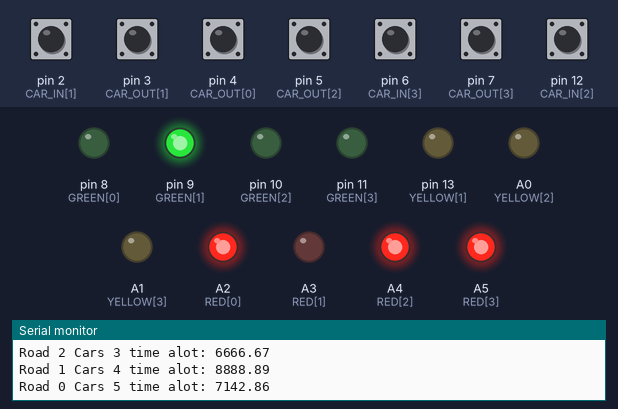
This sketch was run on a simulated Arduino Uno, built with avr-gcc and run on an emulated ATmega328P. Shown: output pins drawn as LEDs (lit = HIGH), the last lines printed to the serial monitor. The test bench sets the inputs (shaded band); at power-on: pin 2 (CAR_IN[1]), pin 3 (CAR_OUT[1]), pin 4 (CAR_OUT[0]), pin 5 (CAR_OUT[2]), pin 6 (CAR_IN[3]), pin 7 (CAR_OUT[3]), pin 12 (CAR_IN[2]) HIGH. Pins used as bus, display or sensor lines are not drawn.

Above: at 4.0 s.
4.1 s: pin 2 (CAR_IN[1]) pulsed LOW 2 times (0.12 s each, 0.3 s apart)
At 10.4 s:
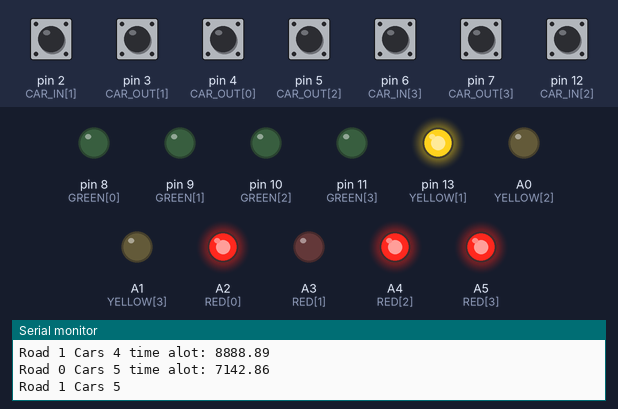
At 13.1 s:
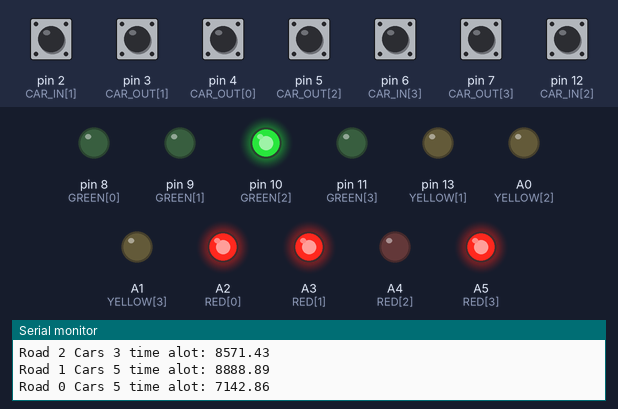
Timing chart, 0 to 22.4 s (numbered marks = the images above; inputs shaded):
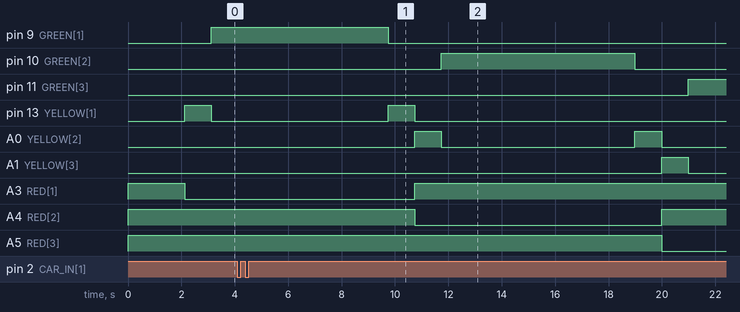

The sketch:

roadV2.ino
```cpp
#include<Wire.h>
#define CYCLE_TIME 20000
#define WAITING_TIME 1000

struct Road {
  unsigned int id;
  unsigned carCount;
  double allocatedTime;
} roads[4];

const int CAR_IN[] = {0 , 2, 12, 6};
const int CAR_OUT[] = {4, 3, 5, 7};
const int GREEN[] = {8, 9, 10, 11};
const int YELLOW[] = {1, 13, A0, A1};
const int RED[] = {A2, A3, A4, A5};
bool flagIn[4] = {false};
bool flagOut[4] = {false};
bool valueIn[4] = {false};
bool valueOut[4] = {false};
unsigned long int totalCars = 0;

void bubbleSort(struct Road arr[], int n) {
  int i, j;
  for (i = 0; i < n - 1; i++) {
    for (j = 0; j < n - i - 1; j++) {
      if (arr[j].carCount > arr[j + 1].carCount) {
        struct Road temp;
        temp = arr[j];
        arr[j] = arr[j + 1];
        arr[j + 1] = temp;
      }
    }
  }
}

void turnGreen(int index) {
  digitalWrite(RED[index], LOW);
  digitalWrite(YELLOW[index], HIGH);
  delay(WAITING_TIME);
  digitalWrite(YELLOW[index], LOW);
  digitalWrite(GREEN[index], HIGH);
}

void turnRed(int index) {
  digitalWrite(GREEN[index], LOW);
  digitalWrite(YELLOW[index], HIGH);
  delay(WAITING_TIME);
  digitalWrite(YELLOW[index], LOW);
  digitalWrite(RED[index], HIGH);
}


void setup() {
  Serial.begin(9600);
  for (int i = 0; i < 4; i++) {
    roads[i].id = i;
    roads[i].carCount = 5 - i;
    pinMode(CAR_IN[i], INPUT);
    pinMode(CAR_OUT[i], INPUT);
    pinMode(GREEN[i], OUTPUT);
    pinMode(YELLOW[i], OUTPUT);
    pinMode(RED[i], OUTPUT);

    digitalWrite(GREEN[i], LOW);
    digitalWrite(YELLOW[i], LOW);
    digitalWrite(RED[i], HIGH);
  }
}

double timeCounter = 0;
double timeTillStuck = 0;
unsigned roadsDoneTillNow = 0;
double timeRemaining = CYCLE_TIME;
struct Road previous = roads[0];

void loop() {

  for (int i = 0; i < 4; i++) {
    // count ++
    valueIn[i] = !digitalRead(CAR_IN[i]);
    if (valueIn[i]) {
      flagIn[i] = true;
    }
    if ((flagIn[i] == true ) && (valueIn[i] == false)) {
      for (int k = 0; k < 4; k++) {
        if (roads[k].id == i) {
          roads[k].carCount++;
          totalCars++;
          Serial.println("Road " + String(i) + " Cars " + String(roads[k].carCount));
          delay(400);
        }
      }
      flagIn[i] = false;
    }
    // count --
    valueOut[i] = !digitalRead(CAR_OUT[i]);
    if (valueOut[i]) {
      flagOut[i] = true;
    }
    if ((flagOut[i] == true ) && (valueOut[i] == false)) {
      for (int k = 0; k < 4; k++) {
        if (roads[k].id == i) {
          if (roads[k].carCount > 0) {
            totalCars--;
            roads[k].carCount--;
            Serial.println("Road " + String(i) + " Cars " + String(roads[k].carCount));
            delay(400);
          }
        }
      }
      flagOut[i] = false;
    }
  }

  if (timeCounter >= timeTillStuck) {
//    for (int k = 0; k < 4; k++) {
//      digitalWrite(RED[k], HIGH);
//    }
    turnRed(previous.id);

    bubbleSort(roads, 4 - roadsDoneTillNow);
    struct Road currentRoad = roads[3 - roadsDoneTillNow];

    totalCars = 0;
    for (int k = 0; k < 4 - roadsDoneTillNow; k++) {
      totalCars += roads[k].carCount;
    }

    for (int k = 0; k <= 3 - roadsDoneTillNow; k++) {
      roads[k].allocatedTime = timeRemaining * (double)roads[k].carCount / (double)totalCars;
    }

    timeRemaining -= currentRoad.allocatedTime;
    timeTillStuck = timeCounter + currentRoad.allocatedTime;
    // Green Light for the max car road
    Serial.println();
    Serial.println("now road " + String(currentRoad.id) + " is on");
    if (currentRoad.allocatedTime!=0)
      turnGreen(currentRoad.id);
    roadsDoneTillNow++;

    if (roadsDoneTillNow == 4) {
      roadsDoneTillNow = 0;
      timeRemaining = CYCLE_TIME;
    }

    Serial.println("current time: " + String(timeCounter));
    for (int i = 0; i < 4; i++) {
      Serial.print("Road " + String(roads[i].id) + " Cars " + String(roads[i].carCount) + " time alot: ");
      Serial.print(roads[i].allocatedTime);
      Serial.println();
    }

    previous = currentRoad;
  }

  delay(1);
  timeCounter += 1;
}
```

Measured:
- after the input at 4.1 s, pin 9 (GREEN[1]): HIGH → LOW after 5.6 s instead of 5.2 s; pin 11 (GREEN[3]): LOW → HIGH after 16.9 s instead of 16.5 s; A3 (RED[1]): LOW → HIGH after 6.6 s instead of 6.2 s; A5 (RED[3]): HIGH → LOW after 15.9 s instead of 15.5 s
- by itself, A0 (YELLOW[2]): alternates HIGH for 1.0 s and LOW for 7.2 s
